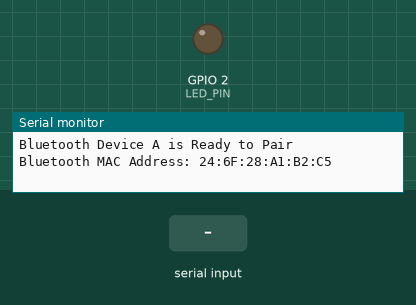
Recording of a sketch running on a simulated ESP32. Shown: output pins drawn as LEDs (lit = HIGH), the last lines printed to the serial monitor. Inputs (shaded band) come from the test bench. Nothing arrives over Bluetooth unless stated.

Above: at 2.2 s.
2.3 s: "ON\n" received over the second serial link
At 3.2 s:
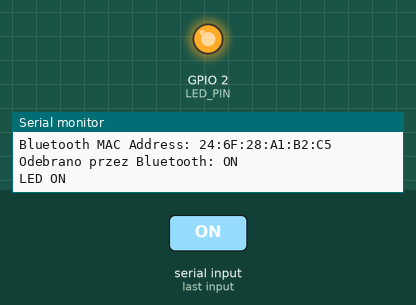
3.8 s: "OFF\n" received over the second serial link
At 4.4 s:
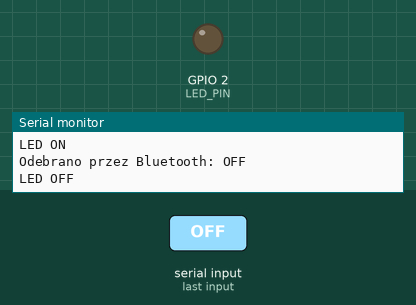
Timing chart, 0 to 6.8 s (numbered marks = the images above; inputs shaded):
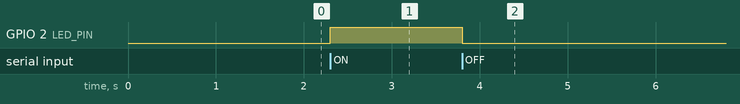

The sketch:

ESP32-bluetooth-serial1-led-ESP32.ino
```cpp
#include "BluetoothSerial.h"
#include "esp_bt_main.h"
#include "esp_bt_device.h"
BluetoothSerial SerialBT;

#define LED_PIN 2 // Pin wbudowanej diody LED

void setup() {
  Serial.begin(115200);
  pinMode(LED_PIN, OUTPUT);
  digitalWrite(LED_PIN, LOW); // Wyłącz LED na początku
  delay(500);
  // Inicjalizacja Bluetooth
  SerialBT.begin("ESP32_A"); // Nazwa urządzenia
  delay(500);
  Serial.println("Bluetooth Device A is Ready to Pair");
    // Wyświetl adres MAC urządzenia
  const uint8_t* macAddr = esp_bt_dev_get_address();
  char macStr[18];
  sprintf(macStr, "%02X:%02X:%02X:%02X:%02X:%02X", macAddr[0], macAddr[1], macAddr[2], macAddr[3], macAddr[4], macAddr[5]);
  Serial.print("Bluetooth MAC Address: ");
  Serial.println(macStr);
}


void loop() {
  // Odbieranie danych przez Bluetooth
  if (SerialBT.available()) {
    String command = SerialBT.readStringUntil('\n'); // Odczytaj komendę
    Serial.print("Odebrano przez Bluetooth: ");
    Serial.println(command);

    if (command == "ON") {
      digitalWrite(LED_PIN, HIGH); // Włącz diodę
      Serial.println("LED ON");
    } else if (command == "OFF") {
      digitalWrite(LED_PIN, LOW); // Wyłącz diodę
      Serial.println("LED OFF");
    } else {
      Serial.println("Odebrano wiadomość: " + command); // Wyświetl odebraną wiadomość
    }
  }

  // Przesyłanie danych z portu szeregowego do Bluetooth
  if (Serial.available()) {
    String text = Serial.readStringUntil('\n');
    SerialBT.println(text); // Wysyłanie tekstu do Bluetooth
  }
}
```

Measured:
- after the input at 2.3 s, GPIO 2 (LED_PIN): LOW → HIGH at once
- after the input at 3.8 s, GPIO 2 (LED_PIN): HIGH → LOW at once
